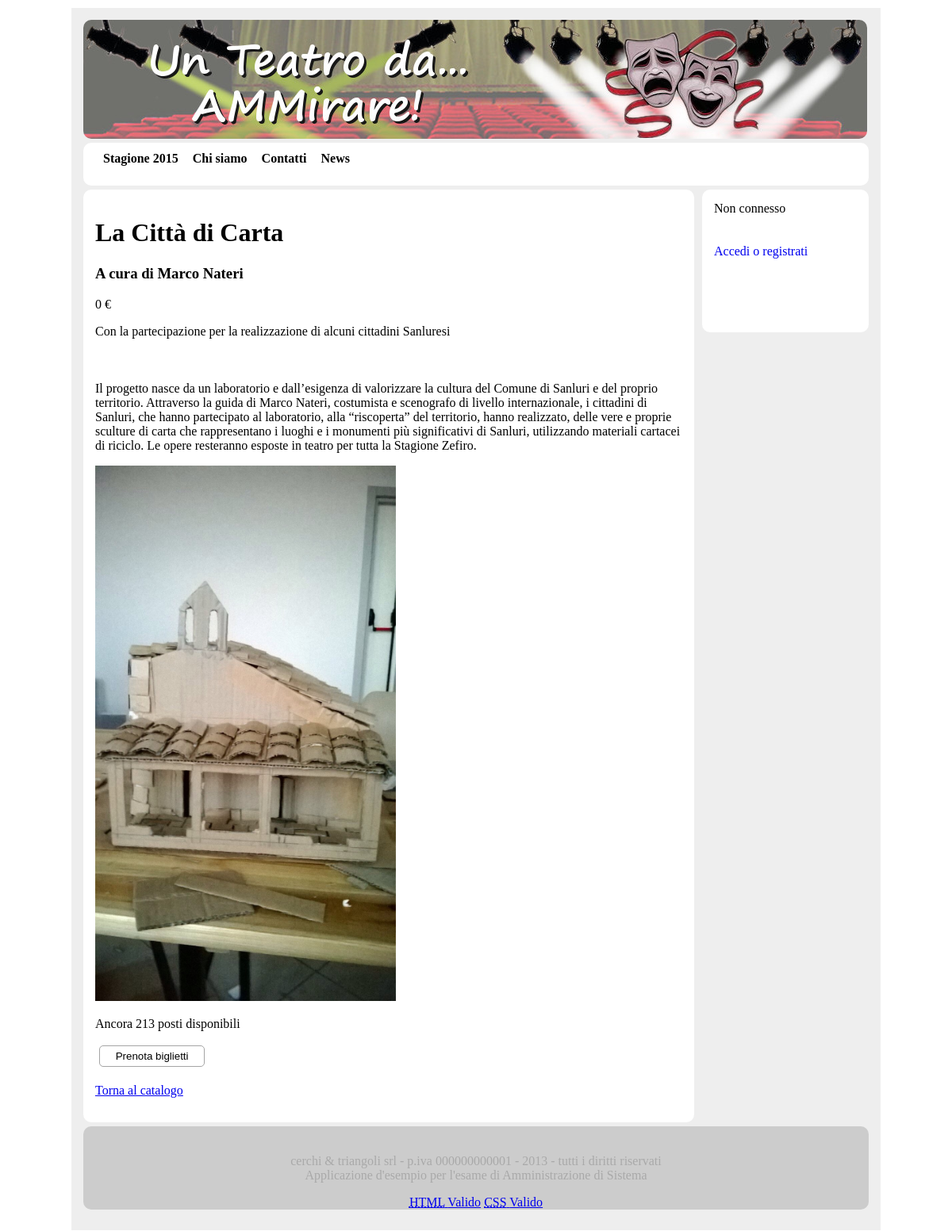
/index.php?comando=dettaglioarticolo&ID=20, run on the app's committed database.
### tables this page shows
CREATE TABLE IF NOT EXISTS `articoli` (
  `ID` int(11) NOT NULL AUTO_INCREMENT,
  `data` timestamp NOT NULL DEFAULT CURRENT_TIMESTAMP,
  `titolo` varchar(50) NOT NULL,
  `sottotitolo` varchar(100) DEFAULT NULL,
  `testo` varchar(5000) DEFAULT NULL,
  `prezzo` int(11) NOT NULL,
  `foto` varchar(50) DEFAULT NULL,
  `categoria` varchar(30) DEFAULT NULL,
  `status` varchar(30) NOT NULL DEFAULT 'Pubblicato',
  `posti_disponibili` int(11) NOT NULL DEFAULT '250',
  PRIMARY KEY (`ID`)
);

### index.php (called while the page is built, shortened)
<?php
	include_once("controllo/ControllerGenerico.php");
	$controllo = new genericController();
	$controllo->invoke();
?>

### modello/Modello.php (called while the page is built, shortened)
<?php
	include_once("modello/Articolo.php");
	class Modello
	{
	public function recupera_articolo_per_id($idCercato)
	{
		$catalogo = $this->get_articoli();
		foreach ($catalogo as $lista) {
			if ($idCercato == $lista->id){$risultato = $lista;}
		}
		return $risultato;
	}
	private function get_articoli()
	{
		include 'controllo/connect_db.php';
		$query_veditutto="SELECT ID, titolo, sottotitolo, testo, prezzo, foto, status, data, posti_disponibili FROM articoli ";
		$risultato_query_veditutto=mysqli_query($connessione, $query_veditutto)
			or die("Errore gravissimo!!!: ".mysqli_error($connessione));
		$catalogo = array();
		$i=0;
		while($row = mysqli_fetch_assoc($risultato_query_veditutto))
		{
			$catalogo[$i] = new Articolo($row['ID'], $row['titolo'], $row['sottotitolo'],$row['testo'],$row['prezzo'],$row['foto'], $row['status'], $row['data'], $row['posti_disponibili']);
			$i++;
		}
		return $catalogo;
	}
	public function recupera_num_prenotazioni_per_idArticolo($id_articolo)
	{
		include 'controllo/connect_db.php';
		$query_num_biglietti="SELECT poltrona FROM poltroncine WHERE articolo = $id_articolo";
		$num_prenotazioni=mysqli_query($connessione, $query_num_biglietti);
		$n_prenotazioni = mysqli_num_rows($num_prenotazioni);
		return $n_prenotazioni;
	}
}
?>

### modello/Articolo.php (called while the page is built, shortened)
<?php
class Articolo{
	public function __construct ($_id, $_nome, $_sottotitolo, $_testo, $_prezzo, $_foto, $_status, $_data, $_posti_disponibili)
	{	$this->id= $_id;
		$this->nome = $_nome;
		$this->sottotitolo = $_sottotitolo;
		$this->prezzo = $_prezzo;
		$this->testo = $_testo;
		$this->foto = $_foto;
		$this->posti_disponibili = $_posti_disponibili;
	}
}

### vista/dettaglioarticolo.php (the view, shortened to what this page needs)
	<!DOCTYPE html>
<?php include_once("vista/componenti/head.php"); ?>
<body>
	<div class="wrapper">
		<header>
            <?php include_once("vista/componenti/header_image.php"); ?>
		</header>
        <?php include_once("vista/componenti/topmenu.php");
        include_once("vista/componenti/sidebar_R.php"); ?>
		<div class="page_2colonne">
						<h1> <?= $articolo->nome ?> </h1>
						<h3> <?= $articolo->sottotitolo ?> </h3>
						<p> <?= $articolo->prezzo ?> &euro; </p>
						<p> <?= nl2br($articolo->testo); ?> </p>
						<p class="fotoDettaglio"> <img src="uploads/images/<?= $articolo->foto ?>" alt="foto"/> </p>
						<form action="index.php" method="get">
							<label>Ancora <?= $articolo->posti_disponibili-$numPostiDisponibili; ?> posti disponibili</label><br><br>
							<input type="submit" name="comando" value="Prenota biglietti" />
						</form>
							<p>
							<a href="index.php?comando=catalogo"> Torna al catalogo </a>
						</p>
		</div>
		<footer>
			<?php include_once("vista/componenti/footer.php"); ?>
		</footer>
	</div>
</body>

### vista/css/stile.css (style rules this page uses)
html, body { margin: 0px; padding: 0px; }
.wrapper { margin: auto; margin-top: 10px; padding: 10px; border-color: black; position: relative; width: 1000px; background-color: #eee; margin-bottom: 10px; min-height: 516px; }
header { margin: 5px; border-radius: 10px; height: 150px; }
.page_2colonne { margin: 5px; border-radius: 10px; border-color: white; width: 74%; padding: 15px; background-color: #fff; margin-bottom: 5px; }
footer { border-radius: 10px; border-color: #000; margin: 5px; padding-top: 19px; background-color: #ccc; color: darkgrey; text-align: center; clear: both; }
p.fotoDettaglio > img { max-width: 379px; }
input { margin-left: 5px; border-radius: 5px; width: 18%; background-color: #fff; padding: 5px; margin-bottom: 5px; border: 1px solid #A5A5A5 }

### data on the page
articoli: titolo "La Città di Carta", sottotitolo "A cura di Marco Nateri", prezzo "0", testo "Con la partecipazione per la realizzazione di alcuni cittadini Sanluresi Il progetto nasce da un laboratorio e dall’esigenza di valorizzare la cultura del Comune di Sanluri e del proprio territorio. Attraverso la guida di Marco Nateri, costumista e scenografo di livello internazionale, i cittadini di Sanluri, che hanno partecipato al laboratorio, alla “riscoperta” del territorio, hanno realizzato, delle vere e proprie sculture di carta che rappresentano i luoghi e i monumenti più significativi di Sanluri, utilizzando materiali cartacei di riciclo. Le opere resteranno esposte in teatro per tutta la Stagione Zefiro.", foto (picture), $articolo->posti_disponibili-$numPostiDisponibili "213"
